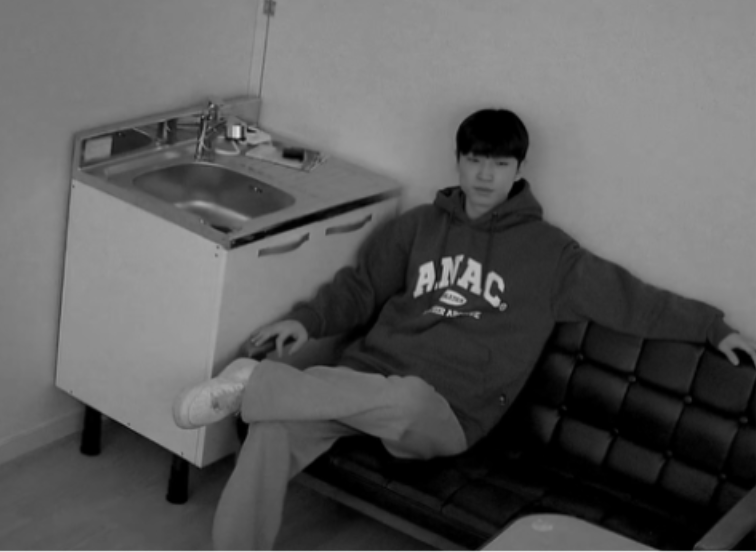
#> input picture test_image3.png, 756 x 552 px
$ python 'Histogram-based image enhancement .py'
#> lines starting #> are read from the running program, lines starting #| are printed output that depends on the picture
#> further down, img is the input picture: shape (552, 756, 3); min 0, max 229, mean 92.1
import cv2
import numpy as np
import matplotlib.pyplot as plt
import pandas as pd

def calculate_detailed_metrics(image):
    """단일 채널(Y: 밝기)에 대한 구체적인 통계 수치와 엔트로피를 계산합니다."""
    ycrcb_img = cv2.cvtColor(image, cv2.COLOR_BGR2YCrCb)
    y_channel = ycrcb_img[:,:,0]

    mean_val = np.mean(y_channel)
    std_val = np.std(y_channel)
    min_val = np.min(y_channel)
    max_val = np.max(y_channel)

    hist = cv2.calcHist([y_channel], [0], None, [256], [0, 256])
    hist = hist.ravel() / hist.sum()
    entropy = -np.sum(hist[hist > 0] * np.log2(hist[hist > 0]))

    return mean_val, std_val, min_val, max_val, entropy

def show_results_with_metrics_and_table(titles, images):
    """이미지, 히스토그램, 수치형 데이터 테이블을 함께 시각화합니다."""
    metrics_data = []
    fig = plt.figure(figsize=(18, 14))

    for i in range(len(images)):
        mean_val, std_val, min_val, max_val, entropy = calculate_detailed_metrics(images[i])

        metrics_data.append({
            "Method": titles[i],
            "Entropy (정보량)": round(entropy, 3),
            "Contrast (Std, 대비)": round(std_val, 2),
            "Mean Intensity (평균 밝기)": round(mean_val, 2),
            "Min Pixel (최소 밝기 값)": min_val,
            "Max Pixel (최대 밝기 값)": max_val
        })

        # 1. 이미지 출력 (상단)
        ax1 = plt.subplot(3, 3, i + 1)
        ax1.imshow(cv2.cvtColor(images[i], cv2.COLOR_BGR2RGB))
        ax1.set_title(f"{titles[i]}\nEntropy: {entropy:.2f} | Std: {std_val:.2f}", fontsize=13, fontweight='bold')
        ax1.axis('off')

        # 2. 히스토그램 및 CDF 출력 (중단)
        ax2 = plt.subplot(3, 3, i + 4)
        ycrcb_img = cv2.cvtColor(images[i], cv2.COLOR_BGR2YCrCb)
        y_channel = ycrcb_img[:,:,0]
        hist = cv2.calcHist([y_channel], [0], None, [256], [0, 256])

        cdf = hist.cumsum()
        cdf_normalized = cdf * float(hist.max()) / cdf.max()

        ax2.bar(np.arange(256), hist.ravel(), color='gray', alpha=0.7)
        ax2.plot(cdf_normalized, color='red', linewidth=2, label='CDF')
        ax2.set_xlim([0, 256])
        if i == 0:
            ax2.set_ylabel("Frequency")
            ax2.legend(loc='upper left')

    # 3. 콘솔 텍스트 출력
    df_metrics = pd.DataFrame(metrics_data)
    print("=" * 70)
    print(" 📊 이미지 변환 전/후 정량적 평가 지표 (Y 채널 기준)")
    print("=" * 70)
    print(df_metrics.to_string(index=False))
    print("=" * 70)

    # 4. 하단 표(Table) 시각화
    ax_table = plt.subplot(3, 1, 3)
    ax_table.axis('off')

    table = ax_table.table(cellText=df_metrics.values,
                           colLabels=df_metrics.columns,
                           cellLoc='center',
                           loc='center')

    table.auto_set_font_size(False)
    table.set_fontsize(12)
    table.scale(1, 2)

    for (row, col), cell in table.get_celld().items():
        if row == 0:
            cell.set_text_props(weight='bold')
            cell.set_facecolor('#f0f0f0')

    plt.tight_layout()
    plt.show()

def improve_color_standard_he(image):
    """1. 기본 히스토그램 균일화 (Global HE)"""
    ycrcb_img = cv2.cvtColor(image, cv2.COLOR_BGR2YCrCb)
#> ycrcb_img: shape (552, 756, 3); mean of channels 0, 1, 2 92.1, 128, 128
    y, cr, cb = cv2.split(ycrcb_img)
#> cr: shape (552, 756); every value is 128
    y_equalized = cv2.equalizeHist(y)
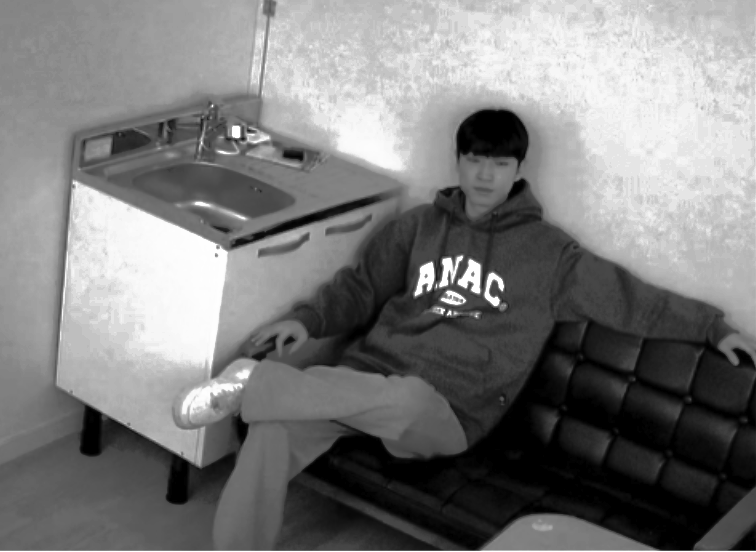
#> y_equalized: shape (552, 756); min 0, max 255, mean 123.5
    ycrcb_equalized = cv2.merge([y_equalized, cr, cb])
#> ycrcb_equalized: shape (552, 756, 3); mean of channels 0, 1, 2 123.5, 128, 128
    return cv2.cvtColor(ycrcb_equalized, cv2.COLOR_YCrCb2BGR)

def improve_color_clahe(image, clip_limit=2.0, tile_grid_size=(8, 8)):
    """2. 고급 기법: CLAHE"""
#> called with clip_limit = 3, tile_grid_size = (16, 16)
    lab_img = cv2.cvtColor(image, cv2.COLOR_BGR2LAB)
#> lab_img: shape (552, 756, 3); mean of channels 0, 1, 2 97.6, 128, 128
    l, a, b = cv2.split(lab_img)
    clahe = cv2.createCLAHE(clipLimit=clip_limit, tileGridSize=tile_grid_size)
    l_clahe = clahe.apply(l)
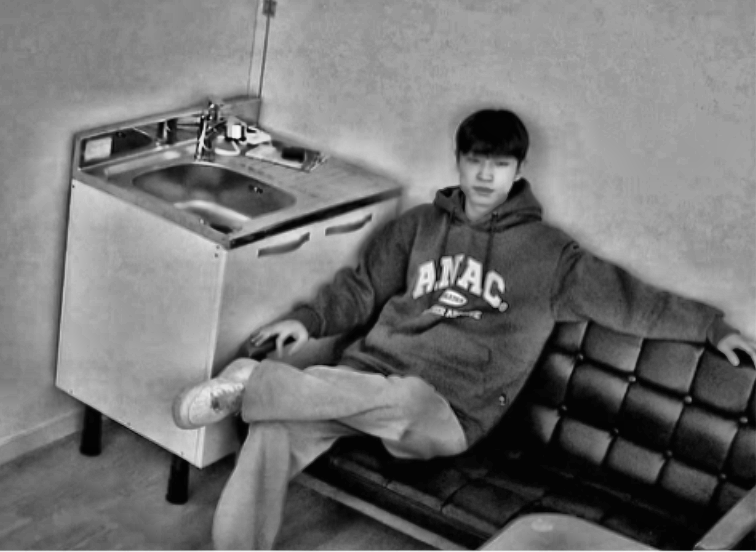
#> l_clahe: shape (552, 756); min 1, max 249, mean 115.6
    lab_clahe = cv2.merge([l_clahe, a, b])
#> lab_clahe: shape (552, 756, 3); mean of channels 0, 1, 2 115.6, 128, 128
    return cv2.cvtColor(lab_clahe, cv2.COLOR_LAB2BGR)

# --- 메인 실행부 ---
if __name__ == "__main__":
    # Colab에 업로드한 실제 이미지 경로
    image_path = 'test_image3.png'
    img = cv2.imread(image_path)

    # 이미지 로드 실패 시 에러 처리
    if img is None:
        print(f"❌ 오류: '{image_path}' 경로에서 이미지를 찾을 수 없습니다.")
        print("💡 해결 방법: Colab 좌측 폴더 아이콘을 클릭하여 'sample_data' 폴더 안에 'test_image.png' 파일이 정확히 업로드 되어있는지 확인해주세요.")
    else:
        print("✅ 이미지를 성공적으로 불러왔습니다. 분석을 시작합니다...\n")

        # 기법 적용
        standard_he_img = improve_color_standard_he(img)
        clahe_img = improve_color_clahe(img, clip_limit=3.0, tile_grid_size=(16, 16))

        # 결과 시각화
        titles = ['Original Image', 'Standard HE', 'CLAHE']
        images = [img, standard_he_img, clahe_img]

        show_results_with_metrics_and_table(titles, images)
#> the loop in show_results_with_metrics_and_table, `for i in range(len(images)):` made 3 passes
#> (mean_val, std_val, min_val, max_val, entropy) on passes 1 to 3: (92.14, 52.26, 0, 229, 6.91), (123.5, 77.4, 0, 255, 6.8), (109.5, 52.12, 2, 248, 7.22)
#> after the loop in show_results_with_metrics_and_table, `for i in range(len(images)):`: metrics_data = 3 items
#> in show_results_with_metrics_and_table, `df_metrics = pd.DataFrame(metrics_data)`: df_metrics = table of 3 rows and 6 columns
#|         Method  Entropy (정보량)  Contrast (Std, 대비)  Mean Intensity (평균 밝기)  Min Pixel (최소 밝기 값)  Max Pixel (최대 밝기 값)
#| Original Image          6.906               52.26                   92.14                    0                  229
#|    Standard HE          6.799               77.40                  123.49                    0                  255
#|          CLAHE          7.216               52.12                  109.53                    2                  248
#> the loop in show_results_with_metrics_and_table, `for (row, col), cell in table.get_celld().items():` made 24 passes
#> (row, col) on passes 1 to 12: (1, 0), (1, 1), (1, 2), (1, 3), (1, 4), (1, 5), (2, 0), (2, 1), (2, 2), (2, 3), (2, 4), (2, 5)
#> in show_results_with_metrics_and_table, `plt.show()`:
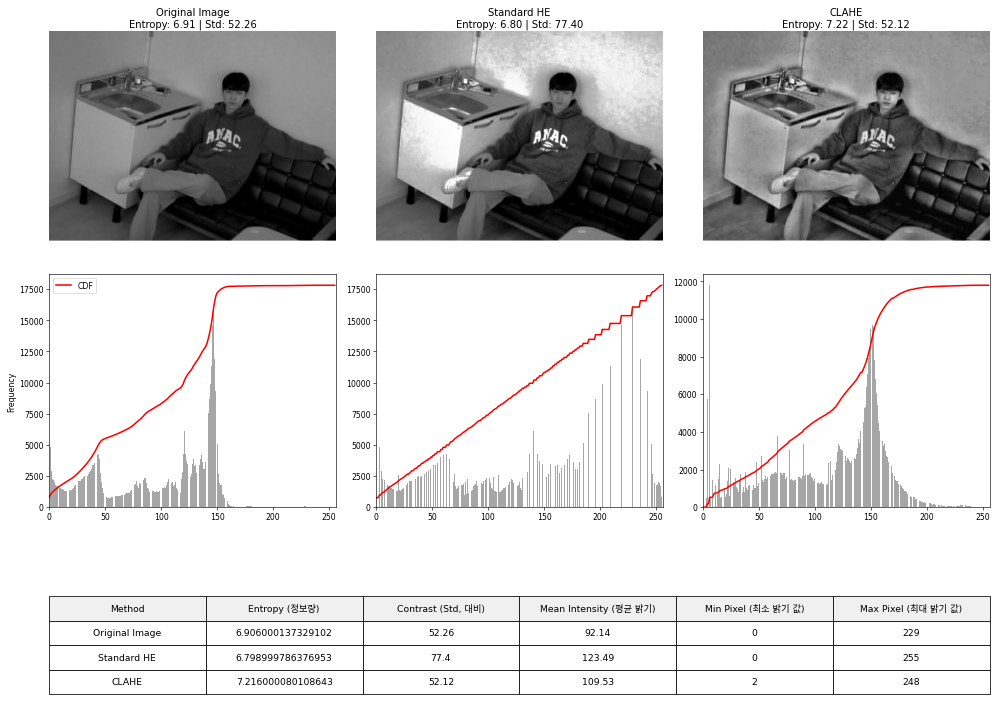
#> figure drawn by matplotlib, 6 panels; panel 2: tallest bar 17810 high, from x = -0.4 to 0.4; panel 2: curve peaks at x = 229, y = 17810; panel 4: tallest bar 17810 high, from x = -0.4 to 0.4; panel 4: curve peaks at x = 255, y = 17810

$ run again, with test_image.png copied over test_image3.png
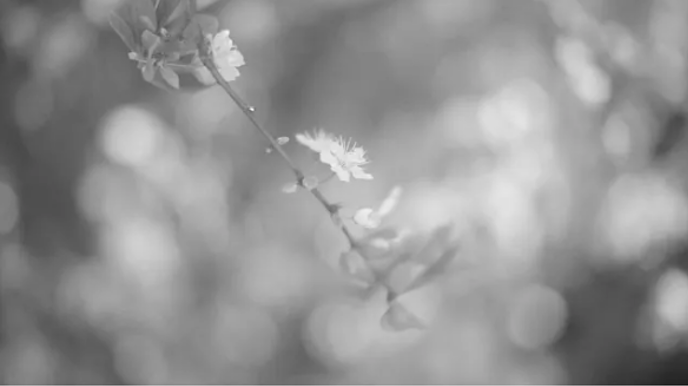
#> input picture test_image.png, 688 x 386 px
#> img is the input picture: shape (386, 688, 3); mean B, G, R 147.1, 147, 147.1
#> in improve_color_standard_he, `y_equalized = cv2.equalizeHist(y)`:
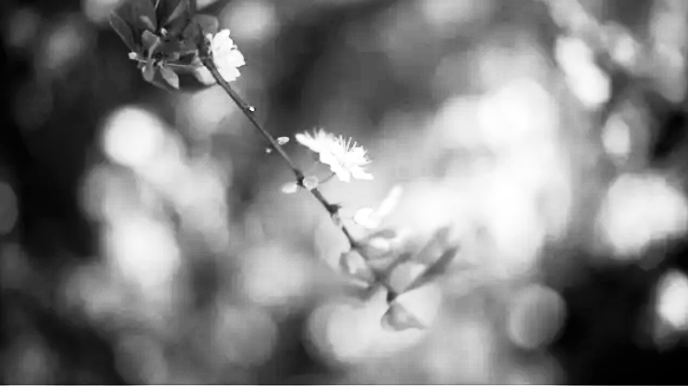
#> y_equalized: shape (386, 688); min 0, max 255, mean 128.6
#> ycrcb_equalized: shape (386, 688, 3); mean of channels 0, 1, 2 128.6, 128, 128
#> lab_img: shape (386, 688, 3); mean of channels 0, 1, 2 154.8, 128, 128
#> in improve_color_clahe, `l_clahe = clahe.apply(l)`:
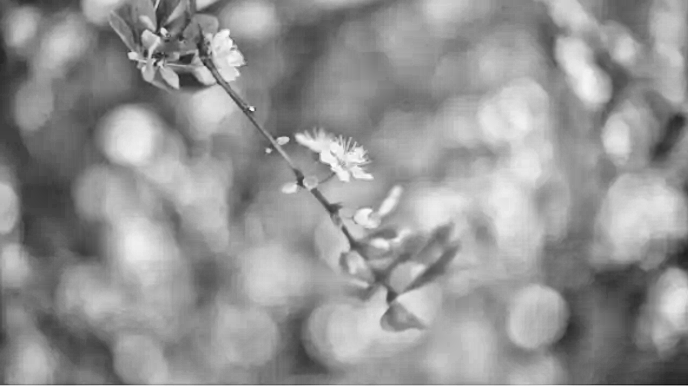
#> l_clahe: shape (386, 688); min 15, max 253, mean 148.5
#> lab_clahe: shape (386, 688, 3); mean of channels 0, 1, 2 148.5, 128, 128
#> the loop in show_results_with_metrics_and_table, `for i in range(len(images)):` made 3 passes
#> (mean_val, std_val, min_val, max_val, entropy) on passes 1 to 3: (147, 34.94, 20, 247, 7.1), (128.6, 73.71, 0, 255, 6.98), (141, 41.49, 19, 253, 7.32)
#> after the loop in show_results_with_metrics_and_table, `for i in range(len(images)):`: metrics_data = 3 items
#> df_metrics = table of 3 rows and 6 columns
#|         Method  Entropy (정보량)  Contrast (Std, 대비)  Mean Intensity (평균 밝기)  Min Pixel (최소 밝기 값)  Max Pixel (최대 밝기 값)
#| Original Image          7.097               34.94                  147.03                   20                  247
#|    Standard HE          6.981               73.71                  128.60                    0                  255
#|          CLAHE          7.322               41.49                  141.04                   19                  253
#> the loop in show_results_with_metrics_and_table, `for (row, col), cell in table.get_celld().items():` made 24 passes
#> (row, col) on passes 1 to 8: (1, 0), (1, 1), (1, 2), (1, 3), (1, 4), (1, 5), (2, 0), (2, 1)
